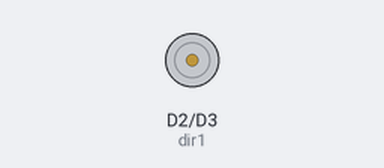
Recording of a program running on a simulated CircuitPython board. On the bench: motor-driver pin pairs drawn as motors (green arrow = first pin HIGH = forward, orange = second pin HIGH = backward, longer = more drive, scaled by the enable pin). What the program prints to the serial console is not drawn.

Above: at 0.1 s.
At 3.2 s:
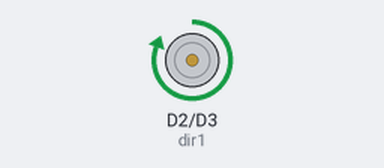
Timing chart, 0 to 4.7 s (numbered marks = the images above):
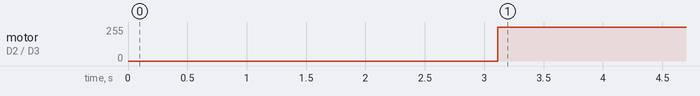

The program:

pid_step_response_speed.py
```python
# Continuous velocity step response: 2 rps (4 s) -> 3 rps (4 s) -> repeat
# Streams: DATA,t,cycle,cmd_rps,act_rps
# Markers: CYCLE_START,<n>, CYCLE_END,<n>
# Board: XIAO ESP32S3  |  Motor: L298N ENA=D6, IN1=D2, IN2=D3  |  Encoder: LS7366 CS=D1

import time, board, pwmio, digitalio, busio
from adafruit_bus_device.spi_device import SPIDevice
import time

time.sleep(3)
# =================== USER SETTINGS ===================
CPR                 = 3000
LOW_RPS             = 2.0          # 2 rounds/second
HIGH_RPS            = 3.0          # 3 rounds/second
SEGMENT_S           = 4.0          # each segment duration
CYCLE_S             = 2 * SEGMENT_S

# Velocity loop gains (duty_fraction per rps of error)
VKP = 3
VKI = 0.50
VKD = 0.00

# Control loop / PWM
LOOP_DT_S           = 0.005        # ~200 Hz
PWM_FREQ_HZ         = 20000
DEADTIME_S          = 0.030

# Heavy-friction helpers
BREAKAWAY_DUTY_PCT  = 65.0         # used only until motion established
MIN_DUTY_MOVE_PCT   = 10.0         # minimum while moving

# Velocity estimation
VEL_LP_ALPHA        = 0.25         # 0..1; higher = snappier estimate
VEL_DEADBAND_RPS    = 0.03

# Pins
PWM_PIN  = board.D6
DIR1_PIN = board.D2
DIR2_PIN = board.D3
CS_PIN   = board.D1
# =====================================================

# ---------------- Motor helpers ----------------
MAX_DUTY = 65535
pwm = pwmio.PWMOut(PWM_PIN, frequency=PWM_FREQ_HZ, duty_cycle=0)
dir1 = digitalio.DigitalInOut(DIR1_PIN); dir1.direction = digitalio.Direction.OUTPUT
dir2 = digitalio.DigitalInOut(DIR2_PIN); dir2.direction = digitalio.Direction.OUTPUT

def _pct_to_duty(p): return int((max(0.0, min(100.0, p)) / 100.0) * MAX_DUTY)
def _set_forward(): dir1.value, dir2.value = True, False
def _coast(): pwm.duty_cycle = 0; dir1.value = dir2.value = False
def _brake(pct=100.0):  # fast-brake (no reverse)
    dir1.value = True; dir2.value = True
    pwm.duty_cycle = _pct_to_duty(pct)

def _apply_output(u_frac, moving):
    """
    u_frac in [-1,+1]. Positive -> forward PWM, Negative -> active brake.
    Staged minimums for strong friction; no direction reversal used.
    """
    if u_frac >= 0.0:
        mag = u_frac
        duty_pct = 100.0 * mag
        if moving:
            if 0.0 < duty_pct < MIN_DUTY_MOVE_PCT: duty_pct = MIN_DUTY_MOVE_PCT
        else:
            if 0.0 < duty_pct < BREAKAWAY_DUTY_PCT: duty_pct = BREAKAWAY_DUTY_PCT

        # ensure forward direction
        # if previously braked or coasted, no need for deadtime
        _set_forward()
        pwm.duty_cycle = _pct_to_duty(duty_pct)

    else:
        # decelerate using fast-brake proportionally to demand
        mag = min(1.0, -u_frac)
        _brake(100.0 * mag)

def stop_motor(): _coast()

# ---------------- Encoder (LS7366) ----------------
CLEAR_CNTR = 0x20; CLEAR_STR = 0x30; READ_CNTR = 0x60
WRITE_MDR0 = 0x88; WRITE_MDR1 = 0x90
MDR0_CONFIG = 0b00000011   # x4 quadrature, free-run
MDR1_CONFIG = 0b00000000   # 4-byte counter

spi = busio.SPI(board.SCK, board.MOSI, board.MISO)
cs  = digitalio.DigitalInOut(CS_PIN); cs.direction = digitalio.Direction.OUTPUT
device = SPIDevice(spi, cs, baudrate=1_000_000, polarity=0, phase=0)

def _ls7366_write(cmd, data=None):
    if data is None: data=[]
    with device as sd: sd.write(bytes([cmd]+data))

def _ls7366_read(cmd, nbytes):
    with device as sd:
        buf = bytearray([cmd]+[0x00]*nbytes)
        sd.write_readinto(buf, buf)
        return buf[1:]

def enc_init():
    time.sleep(0.1)
    _ls7366_write(WRITE_MDR0, [MDR0_CONFIG])
    _ls7366_write(WRITE_MDR1, [MDR1_CONFIG])
    _ls7366_write(CLEAR_CNTR); _ls7366_write(CLEAR_STR)

def enc_clear(): _ls7366_write(CLEAR_CNTR)
def enc_read_count():
    d = _ls7366_read(READ_CNTR,4)
    raw = int.from_bytes(d,'big',signed=False)
    return raw - (1<<32) if (raw & (1<<31)) else raw

# ---------------- Velocity PID ----------------
class VelPID:
    def __init__(self, kp, ki, kd, umin=-1.0, umax=+1.0, i_clamp=0.8):
        self.kp=float(kp); self.ki=float(ki); self.kd=float(kd)
        self.umin=float(umin); self.umax=float(umax)
        self.i=0.0; self.i_clamp=float(i_clamp); self.e_prev=0.0
    def reset(self): self.i=0.0; self.e_prev=0.0
    def step(self, e, dt):
        d = (e - self.e_prev)/dt if dt>0 else 0.0
        u_unsat = self.kp*e + self.ki*self.i + self.kd*d
        u = max(self.umin, min(self.umax, u_unsat))
        # anti-windup
        if (u == u_unsat) or (u>0 and e<0) or (u<0 and e>0):
            self.i = max(-self.i_clamp, min(self.i_clamp, self.i + e*dt))
        self.e_prev = e
        return u

# ---------------- Main ----------------
print("VEL_STEP_CONTINUOUS, start")
print("DATA,t,cycle,cmd_rps,act_rps")

enc_init()
t0 = time.monotonic()
cycle = 0

try:
    # initial clear and gentle spin-up target = LOW_RPS
    enc_clear(); time.sleep(0.01)
    pid = VelPID(VKP, VKI, VKD)
    last_t   = time.monotonic()
    last_cnt = enc_read_count()
    vel_rps  = 0.0
    moving   = False
    cycle_t0 = time.monotonic()
    cycle = 1
    print(f"CYCLE_START,{cycle}")

    while True:
        now = time.monotonic()
        dt = now - last_t
        if dt <= 0: continue
        last_t = now
        t = now - t0

        # Which segment inside an 8s cycle?
        tau = now - cycle_t0
        if tau < SEGMENT_S:
            v_sp = LOW_RPS
        elif tau < CYCLE_S:
            v_sp = HIGH_RPS
        else:
            print(f"CYCLE_END,{cycle}")
            cycle += 1
            print(f"CYCLE_START,{cycle}")
            cycle_t0 = now
            v_sp = LOW_RPS  # new cycle begins at low
            # fall through to apply control this tick

        # Measured velocity
        cnt = enc_read_count()
        inst_vel = ((cnt - last_cnt) / CPR) / dt
        last_cnt = cnt
        vel_rps = (1.0 - VEL_LP_ALPHA)*vel_rps + VEL_LP_ALPHA*inst_vel
        if abs(vel_rps) < VEL_DEADBAND_RPS: vel_rps = 0.0

        # Velocity PID
        e = v_sp - vel_rps
        u = pid.step(e, dt)

        # Mark "moving" once actual vel exceeds threshold
        moving = moving or (abs(vel_rps) > 0.05)

        # Apply output: forward PWM or braking (no reverse)
        _apply_output(u, moving)

        # Stream
        print(f"DATA,{t:.4f},{cycle},{v_sp:.3f},{vel_rps:.3f}")

        # pace
        time.sleep(max(0.0, LOOP_DT_S - (time.monotonic() - now)))

except KeyboardInterrupt:
    stop_motor()
    print("INTERRUPTED")
```

Measured:
- by itself, motor on D2 (dir1) / D3 (dir2): stopped → forward 255/255 at 3.1 s
